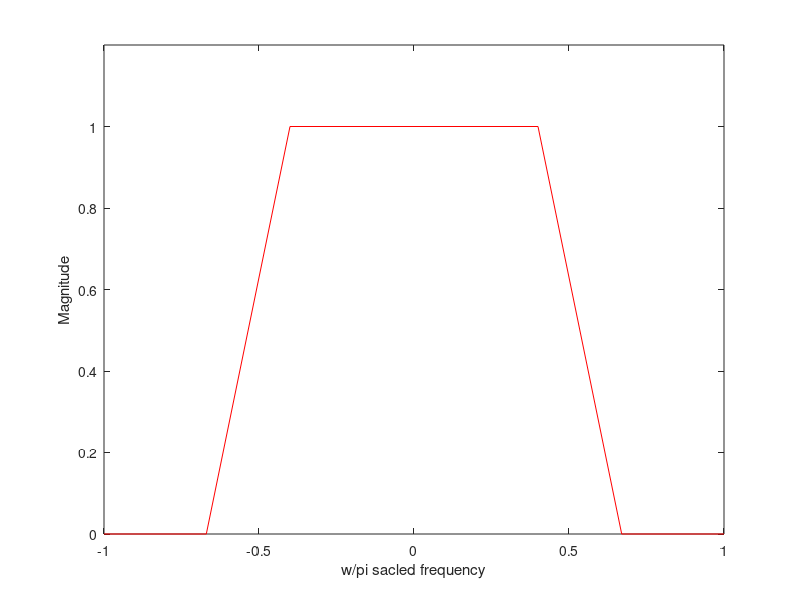

This figure's MATLAB source:
t = -1:0.01:1;
m = -1:0.01:1;

for i = -100: 100
    if (abs(i) <= 53)
        m(i + 101) = 1;
    else
        m(i + 101) = 0;
    end
end

figure(1);
plot(t,m);
xlabel('w/pi sacled frequency');
ylim([0,1.2]);
ylabel('Magnitude');

x = [-1, -0.67, -0.4, 0, 0.4, 0.67, 1];
y = [0, 0, 1, 1, 1, 0, 0];

plot(x, y, '-r');
xlabel('w/pi sacled frequency');
ylim([0,1.2]);
ylabel('Magnitude');
